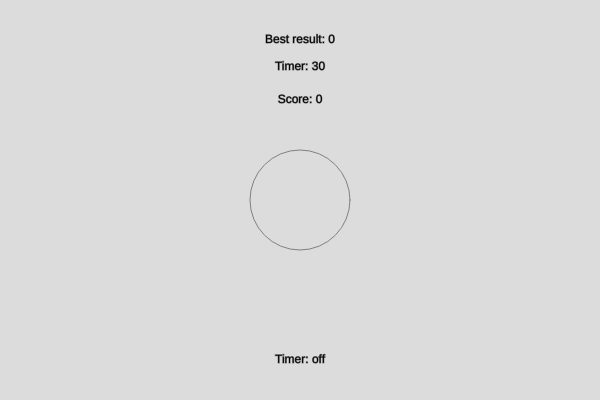
Frame 1 (no input)
Frame 60 (no input): identical to frame 1, image omitted
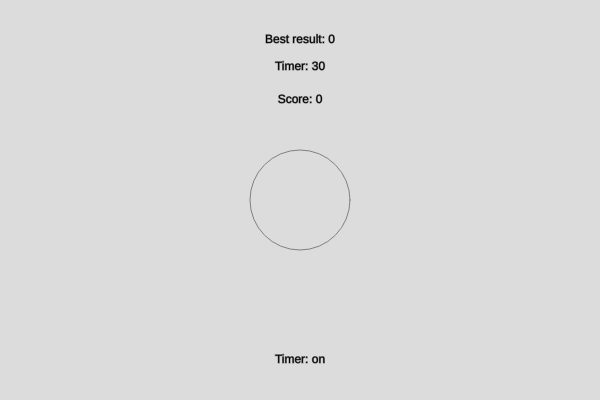
Frame 120 (the mouse pressed at the canvas centre since frame 60)

The p5.js sketch that drew these frames (run headless with seeded random() and noise() and a simulated clock; from frame 60 on, the mouse is pressed at the canvas centre):

// p5.js sketch
// ── sketch.js
let score = 0, radius = 100 , clicked = false, timerMode = false, bestResult = 0;
let timer = 30;

function setup() {
  createCanvas(600, 400);
  noStroke();
  noFill();
}

function draw() {
  background(220);
  textAlign(CENTER, CENTER);
  stroke('gray')
  textWidth(18);
  fill(0,0,0)
  text('Best result: ' + bestResult, width/2, height/10)
  text('Score: ' + score, width/2, height/2 - radius)
  text('Timer: ' + timer, width/2, height/6);
  text('Timer: ' + (timerMode ? 'on' : 'off'), width/2, height*0.9);
  if (clicked === false)
    fill(220,220,220);
  circle(width/2, height/2, radius);
  if(timerMode === true)
    Timer();
}

function mousePressed(){ scoreUpdate(); }
function keyPressed(){ 
  if (keyCode === 32)
    if (timerMode === true){
      timerMode = false;
    }
    else
      timerMode = true;
}

function scoreUpdate(){
  if (mouseX > width/2 - radius/2 && mouseX < width/2 + radius/2){
    if (mouseY > height/2 - radius/2 && mouseY < height/2 + radius/2){
      clicked = true;
      fill(0,0,0)
      if(timerMode === true)
        score++;
      setTimeout(function() { clicked = false; }, 150);
      timerMode = true
    } 
  }
}

function Timer(){
  
  if (frameCount % 60 == 0 && timer > 0) {
    timer --;
  }
  if (timer === 0){
    timer = 30;
    timerMode = false;
    score = 0;
  }
  
  if (score > bestResult)
    bestResult = score;
}
